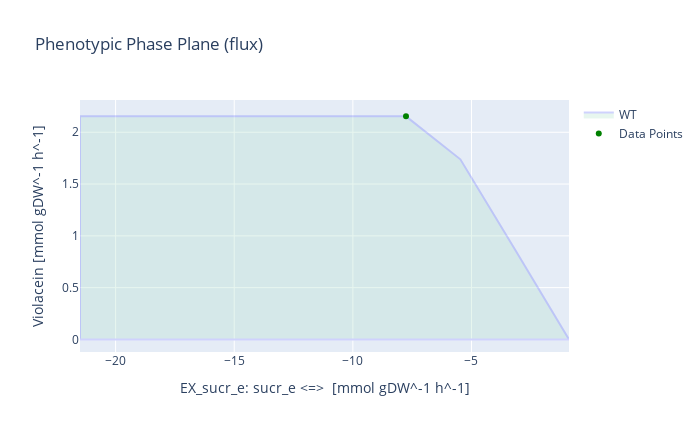

Notebook code for this chart:
### Markdown cell above
## Sucrose as substrate

### Code cell
medium = model_M9_vio_fad.medium

with model_M9_vio_fad:
    
    # Setting the medium and boundary conditions
    medium['EX_glc__D_e'] = 0
    medium['EX_sucr_e'] = 10
    model_M9_vio_fad.medium = medium
    model_M9_vio_fad.reactions.EX_o2_e.lower_bound = -61
    model_M9_vio_fad.reactions.EX_sucr_e.lower_bound = -21.5
    
    # Setting the growth to 20% and limiting the rate
    growth = model_M9_vio_fad.optimize().fluxes.Growth
    model_M9_vio_fad.reactions.Growth.lower_bound = growth*0.2
    
    # Setting the objective to violacein
    model_M9_vio_fad.objective = model_M9_vio_fad.reactions.Violacein
    violacein_production = model_M9_vio_fad.optimize().objective_value
    
    # Phenotypic phane plane of sucrose-violacein
    result = phenotypic_phase_plane(model_M9_vio_fad, 
                                variables=[model_M9_vio_fad.reactions.EX_sucr_e],
                                objective=model_M9_vio_fad.reactions.Violacein,
                                points=10)

    # Computing the sucrose uptake rate for the maximum violacein production
    data = result.data_frame
    maxvio = round(data.objective_upper_bound[data.objective_upper_bound.idxmax()], 4)
    v = data.EX_sucr_e[round(data.objective_upper_bound,4) == maxvio]
    # Cmol of sucrose
    cmol = (max(v)/12)
    
    # Computing maximum yield
    violacein_sucr_yield = violacein_production / (-1*cmol)
    
    # Plotting phenotypic phase plane
    x = max(v)
    y = maxvio
    result.plot(plotter, points=[(x,y)], points_colors=["green"])
    
    print('Setting sucrose boundary to -21.5 and oxygen to -61:')
    print("- The optimal sucrose uptake for Violacein flux is [mmol gDW^-1 h^-1]:", max(v))
    print("- The optimal Cmol sucrose uptake for Violacein flux is [Cmol gDW^-1 h^-1]:", cmol)
    print('- Growth rate for maximum violacein production in V. natriegens [h^-1]:', growth)
    print('- Max. violacein production [mmol gDW^-1 h^-1]:', violacein_production)
    print('- Theoretical maximum yield per carbon [mmol_vio / Cmol_sucr]:', violacein_sucr_yield)

### Figure 1 — Plotly figure (JSON) as saved in the notebook; plotly's stock layout.template omitted (floating-point values rounded to 4 significant figures)
{"data": [{"fill": "toself", "fillcolor": "#B3E2CD", "hoverinfo": "none", "marker": {"line": {"color": "#B3E2CD"}, "opacity": 0.3}, "mode": "lines", "name": "WT", "opacity": 0.3, "type": "scatter", "x": [-21.5, -19.21, -16.92, -14.63, -12.34, -10.05, -7.76, -5.47, -3.18, -0.8903, -0.8903, -3.18, -5.47, -7.76, -10.05, -12.34, -14.63, -16.92, -19.21, -21.5, -21.5, -21.5], "y": [0, 0, 0, 0, 0, 0, 0, 2.062e-15, 8.967e-17, 1.387e-16, 1.133e-15, 0.8732, 1.739, 2.154, 2.154, 2.154, 2.154, 2.154, 2.154, 2.154, 0, 2.154]}, {"marker": {"color": ["green"]}, "mode": "markers", "name": "Data Points", "type": "scatter", "x": [-7.76], "y": [2.154]}], "layout": {"height": 432, "title": {"text": "Phenotypic Phase Plane (flux)"}, "width": 700, "xaxis": {"autorange": true, "range": [-21.5, -0.8903], "title": {"text": "EX_sucr_e: sucr_e <=>  [mmol gDW^-1 h^-1]"}, "type": "linear"}, "yaxis": {"autorange": true, "range": [-0.1217, 2.312], "title": {"text": "Violacein [mmol gDW^-1 h^-1]"}, "type": "linear"}}}
